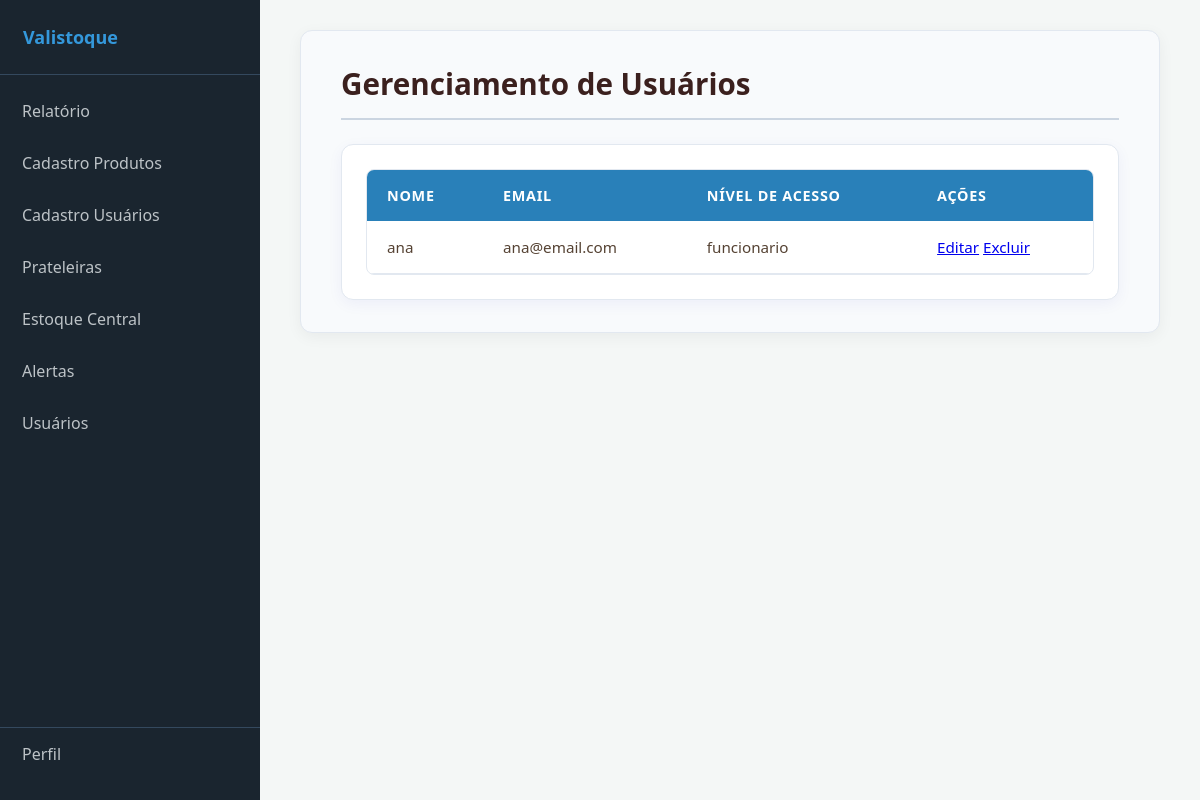
Before: /paginas/ListaUsuarios.php with the older database file.
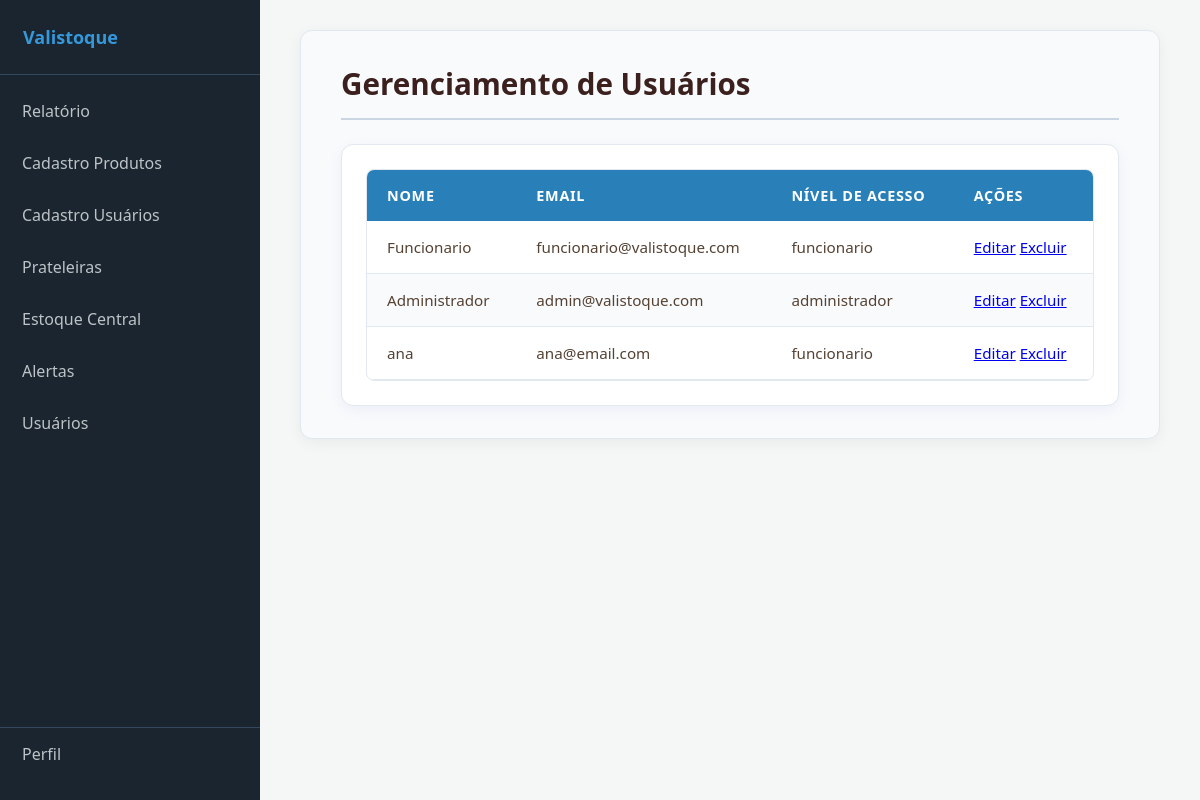
After: the same page with the newer database file.
### tables this page shows
CREATE TABLE `usuarios` (
  `id` int NOT NULL AUTO_INCREMENT,
  `nome` varchar(100) NOT NULL,
  `email` varchar(150) NOT NULL,
  `cpf` varchar(14) NOT NULL,
  `senha` varchar(255) NOT NULL,
  `tipo` varchar(15) NOT NULL,
  `criado_em` timestamp NULL DEFAULT CURRENT_TIMESTAMP,
  PRIMARY KEY (`id`),
  UNIQUE KEY `email` (`email`),
  UNIQUE KEY `cpf` (`cpf`)
);

### paginas/ListaUsuarios.php (the view, shortened to what this page needs)
<?php
require_once __DIR__ . "/../php/config.php";
try {
    $stmt = $pdo->query("SELECT id, nome, email, cpf, tipo FROM usuarios ORDER BY id DESC");
    $usuarios = $stmt->fetchAll(PDO::FETCH_ASSOC);
} catch (PDOException $e) {
    die("Erro ao buscar usuários: " . $e->getMessage());
}
?>
<!DOCTYPE html>
<html lang="pt-BR">
<head>
    <link rel="stylesheet" href="../css/style.css">
    <link rel="stylesheet" href="../css/ListaUsuarios.css">
</head>
<body>
    <nav class="nav">
    <div class="header-nav">Valistoque</div>
    <ul>
        <li><a href="relatorio.html">Relatório</a></li>
        <li><a href="produtos.php">Cadastro Produtos</a></li>
        <li><a href="usuarios.php">Cadastro Usuários</a></li>
        <li><a href="prateleira.php">Prateleiras</a></li>
        <li><a href="estoque.php">Estoque Central</a></li>
        <li><a href="alertas.php">Alertas</a></li>
        <li><a href="ListaUsuarios.php">Usuários</a></li>
        <li style="margin-top: auto; border-top: 1px solid #34495e;">
            <a href="perfil.php">Perfil</a>
        </li>
    </ul>
    </nav>
        <main>
<div class="Usuarios-header">
    <h2>Gerenciamento de Usuários</h2>
    <div class="container-tabelasUsuarios">
        <div>
            <table id="tabela-usuario">
                <thead>
                    <tr>
                        <th>Nome</th>
                        <th>Email</th>
                        <th>Nível de Acesso</th>
                        <th>Ações</th>
                    </tr>
                </thead>
              <tbody>
    <?php if (empty($usuarios)): ?>
        <tr>
            <td colspan="4" style="text-align: center;">Nenhum usuário cadastrado.</td>
        </tr>
    <?php else: ?>
        <?php foreach ($usuarios as $usuario): ?>
            <tr>
                <td><?= htmlspecialchars($usuario['nome']) ?></td>
                <td><?= htmlspecialchars($usuario['email']) ?></td>
                <td><?= htmlspecialchars($usuario['tipo']) ?></td>
                <td>
                    <a href="usuarios.php?editar_id=<?= $usuario['id'] ?>" class="btn-editar">Editar</a>
                    <a href="../php/excluir_usuario.php?id=<?= $usuario['id'] ?>"
                       class="btn-excluir"
                       onclick="return confirm('Tem certeza que deseja excluir o usuário: <?= htmlspecialchars($usuario['nome'], ENT_QUOTES) ?>?');">
                       Excluir
                    </a>
                </td>
            </tr>
        <?php endforeach; ?>
    <?php endif; ?>
</tbody>
            </table>
        </div>
    </div>
</div>
        </main>
</body>
</html>

### css/style.css (style rules this page uses)
* { margin: 0; padding: 0; box-sizing: border-box; font-family: 'Segoe UI', Tahoma, Geneva, Verdana, sans-serif; }
body { background-color: #f4f7f6; padding-left: 260px; }
.nav { width: 260px; height: 100vh; background-color: #1a252f; position: fixed; left: 0; top: 0; z-index: 1000; display: flex; flex-direction: column; }
.header-nav { padding: 25px 23px; color: #3498db; font-size: 18px; font-weight: bold; border-bottom: 1px solid #34495e; }
.nav ul { list-style: none; margin-top: 10px; display: flex; flex-direction: column; flex-grow: 1; padding-bottom: 20px; }
.nav ul li a { display: block; color: #bdc3c7; padding: 15px 22px; text-decoration: none; transition: all 0.3s ease; cursor: pointer; }

### css/listaUsuarios.css (style rules this page uses)
main { display: flex; justify-content: center; align-items: flex-start; padding: 30px 40px; width: 100%; box-sizing: border-box; }
.Usuarios-header { background-color: #f8fafc; border: 1px solid #e2e8f0; border-radius: 12px; padding: 32px 40px; width: 100%; max-width: 1400px; box-shadow: 0 4px 15px rgba(0, 0, 0, 0.05); margin-bottom: 24px; box-sizing: border-box; }
.Usuarios-header h2 { font-family: 'Plus Jakarta Sans', system-ui, -apple-system, sans-serif; font-size: 1.85rem; font-weight: 700; color: #3b201e; margin: 0 0 24px 0; padding-bottom: 14px; border-bottom: 2px solid #cbd5e1; }
.container-tabelasUsuarios { background-color: #ffffff; border-radius: 12px; box-shadow: 0 4px 15px rgba(14, 9, 167, 0.05); border: 1px solid #e2e8f0; padding: 24px; display: flex; flex-direction: column; gap: 20px; width: 100%; box-sizing: border-box; }
#tabela-usuario { width: 100%; border-collapse: separate; border-spacing: 0; border-radius: 8px; overflow: hidden; border: 1px solid #e2e8f0; }
#tabela-usuario thead { background-color: #2980b9; color: #ffffff; }
#tabela-usuario th { padding: 16px 20px; text-align: left; font-size: 0.9rem; font-weight: 600; text-transform: uppercase; letter-spacing: 0.05em; }
#tabela-usuario tbody tr { transition: background-color 0.2s ease; border-bottom: 1px solid #e2e8f0; }
#tabela-usuario tbody tr:nth-child(even) { background-color: #f8fafc; }
#tabela-usuario td { padding: 16px 20px; font-size: 0.95rem; color: #554233; border-bottom: 1px solid #e2e8f0; }

Changed rows visible on the page:
added usuarios: nome "Funcionario", email "funcionario@valistoque.com", tipo "funcionario"
added usuarios: nome "Administrador", email "admin@valistoque.com", tipo "administrador"
